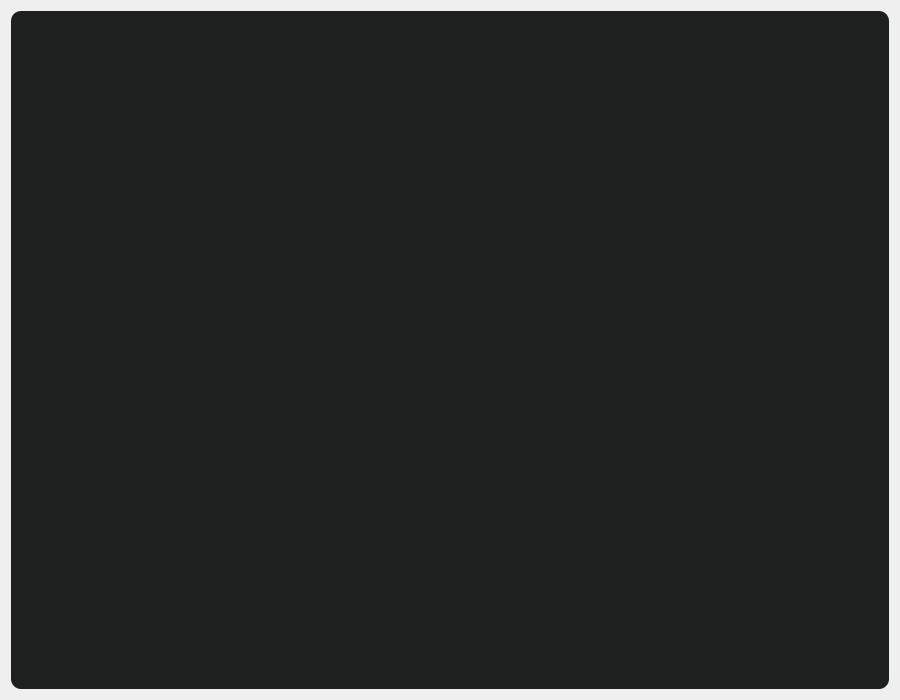
<?xml version="1.0" encoding="UTF-8"?>
<ui version="4.0">
 <class>widget</class>
 <widget class="QWidget" name="widget">
  <property name="geometry">
   <rect>
    <x>0</x>
    <y>0</y>
    <width>900</width>
    <height>700</height>
   </rect>
  </property>
  <property name="minimumSize">
   <size>
    <width>900</width>
    <height>700</height>
   </size>
  </property>
  <property name="windowTitle">
   <string>Словарь</string>
  </property>
  <property name="windowIcon">
   <iconset>
    <normaloff>../img/image.png</normaloff>../img/image.png</iconset>
  </property>
  <property name="styleSheet">
   <string notr="true">#centralwidget {
 background-color: rgb(0, 0, 0);
}

QTextBrowser{
background-color: rgb(29, 32, 30);
 border-radius: 10px;
 padding: 10px 10px;
 color: rgb(246, 255, 248);
}</string>
  </property>
  <layout class="QHBoxLayout" name="horizontalLayout">
   <item>
    <widget class="QTextBrowser" name="main_dict">
     <property name="font">
      <font>
       <family>Noto Sans Mono</family>
       <pointsize>13</pointsize>
      </font>
     </property>
     <property name="html">
      <string>&lt;!DOCTYPE HTML PUBLIC &quot;-//W3C//DTD HTML 4.0//EN&quot; &quot;http://www.w3.org/TR/REC-html40/strict.dtd&quot;&gt;
&lt;html&gt;&lt;head&gt;&lt;meta name=&quot;qrichtext&quot; content=&quot;1&quot; /&gt;&lt;style type=&quot;text/css&quot;&gt;
p, li { white-space: pre-wrap; }
&lt;/style&gt;&lt;/head&gt;&lt;body style=&quot; font-family:'Noto Sans Mono'; font-size:13pt; font-weight:400; font-style:normal;&quot;&gt;
&lt;p style=&quot;-qt-paragraph-type:empty; margin-top:0px; margin-bottom:0px; margin-left:0px; margin-right:0px; -qt-block-indent:0; text-indent:0px;&quot;&gt;&lt;br /&gt;&lt;/p&gt;&lt;/body&gt;&lt;/html&gt;</string>
     </property>
    </widget>
   </item>
  </layout>
 </widget>
 <resources/>
 <connections/>
</ui>
